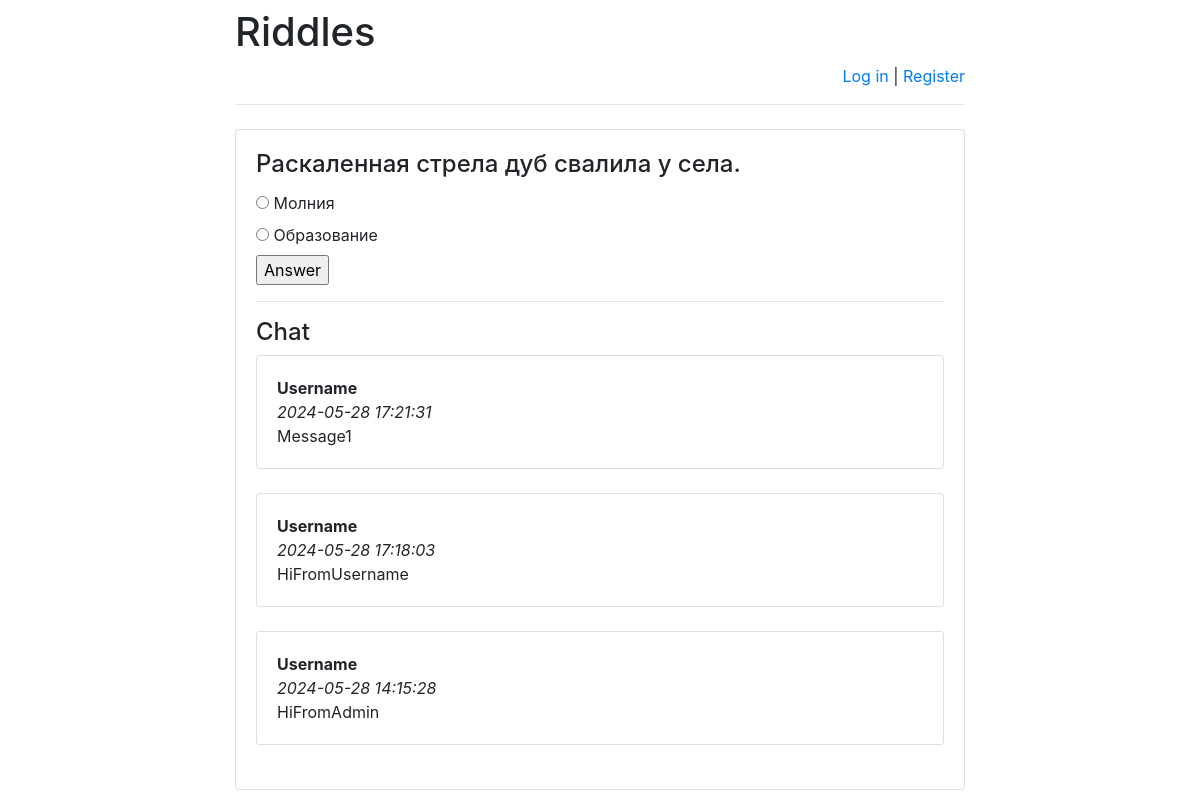
/riddles/4/, run on the app's committed database.
### riddles/models.py (models this page shows)
class Riddle(models.Model):
    riddle_text = models.CharField(max_length=255)
    pub_date = models.DateTimeField('date published')

class Option(models.Model):
    riddle = models.ForeignKey(Riddle, on_delete=models.CASCADE)
    text = models.CharField(max_length=255)
    correct = models.BooleanField(default=False)

class Message(models.Model):
    chat = models.ForeignKey(
        Riddle,
        verbose_name='Чат под загадкой',
        on_delete=models.CASCADE)
    author = models.ForeignKey(
        User,
        verbose_name='Пользователь', on_delete=models.CASCADE)
    message = models.TextField('Сообщение')
    pub_date = models.DateTimeField(
        'Дата сообщения',
        default=timezone.now)

### riddles/views.py (the view)
# urls.py: re_path('^([0-9]+)/$', views.detail, name='detail'),
def detail(request, riddle_id):
    error_message = None
    if "error_message" in request.GET:
        error_message = request.GET["error_message"]
    return render(
        request,
        "answer.html",
        {
            "riddle": get_object_or_404(
                Riddle, pk=riddle_id),
            "error_message": error_message,
            "latest_messages":
                Message.objects
                .filter(chat_id=riddle_id)
                .order_by('-pub_date')[:5]
        }
    )

### templates/answer.html (shortened to what this page needs)
{% extends 'base.html' %}
{% block main %}
    <h4 class="card-title">{{ riddle.riddle_text }}</h4>
    <form action="answer/" method="post">
        {% for option in riddle.option_set.all %}
            <input type="radio" name="option"
                   id="option{{ forloop.counter }}"
                   value="{{ option.id }}"/>
            <label for="option{{ forloop.counter }}">
                {{ option.text }}
            </label><br>
        {% endfor %}
        <input type="submit" value="Answer"/>
    </form>
    <hr>
    <h4>Chat</h4>
    <div id="history">
        {% for message in latest_messages %}
            <div class="card">
                <div class="card-body">
                    <strong>
                        {{ message.author.username }}
                    </strong>
                    <br/>
                    <em>
                        {{ message.pub_date|date:'Y-m-d H:i:s' }}
                    </em>
                    <br/>
                    {{ message.message }}
                </div>
            </div>
            <br/>
        {% endfor %}
    </div>
{% endblock %}

### data on the page
Riddle: riddle_text "Раскаленная стрела дуб свалила у села."
Option: text "Молния"
Option: text "Образование"
Message: author.username "Username", pub_date "2024-05-28 17:21:31", message "Message1"
Message: author.username "Username", pub_date "2024-05-28 17:18:03", message "HiFromUsername"
Message: author.username "Username", pub_date "2024-05-28 14:15:28", message "HiFromAdmin"
